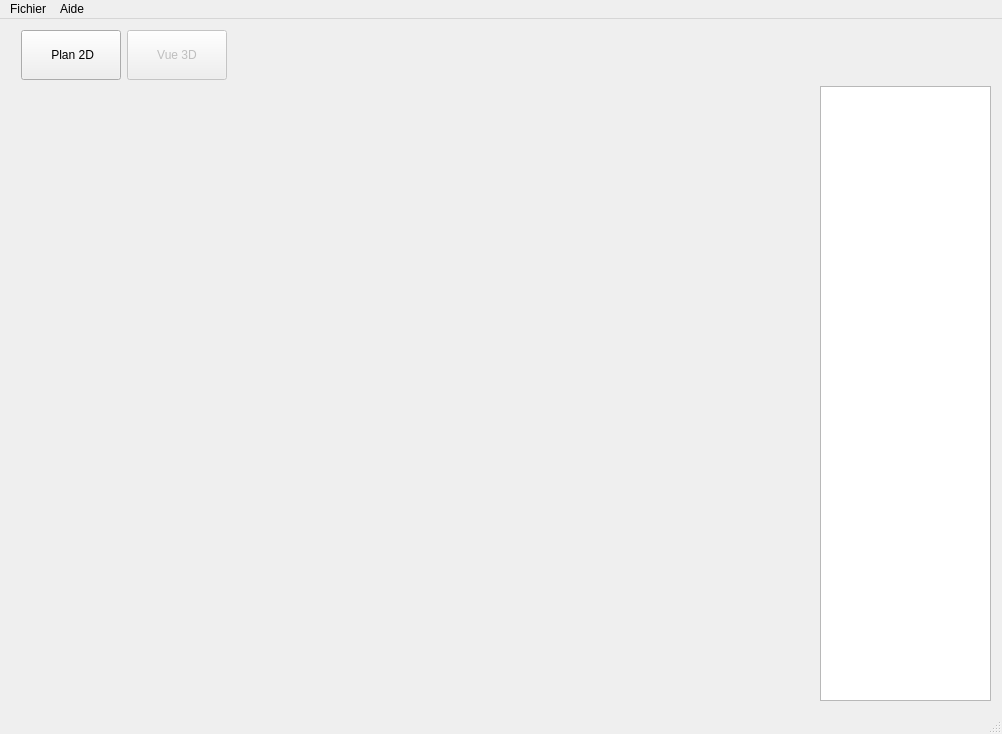
<?xml version="1.0" encoding="UTF-8"?>
<ui version="4.0">
 <class>MainWindow</class>
 <widget class="QMainWindow" name="MainWindow">
  <property name="geometry">
   <rect>
    <x>0</x>
    <y>0</y>
    <width>1002</width>
    <height>734</height>
   </rect>
  </property>
  <property name="windowTitle">
   <string>Home Creator 3D</string>
  </property>
  <property name="windowIcon">
   <iconset resource="Architecture3D.qrc">
    <normaloff>:/architecture.png</normaloff>:/architecture.png</iconset>
  </property>
  <widget class="QWidget" name="centralWidget">
   <layout class="QVBoxLayout" name="verticalLayout">
    <item>
     <layout class="QHBoxLayout" name="horizontalLayout">
      <property name="leftMargin">
       <number>10</number>
      </property>
      <property name="topMargin">
       <number>0</number>
      </property>
      <item>
       <widget class="QPushButton" name="pushButton2D">
        <property name="minimumSize">
         <size>
          <width>100</width>
          <height>50</height>
         </size>
        </property>
        <property name="text">
         <string> Plan 2D</string>
        </property>
       </widget>
      </item>
      <item>
       <widget class="QPushButton" name="pushButton3D">
        <property name="enabled">
         <bool>false</bool>
        </property>
        <property name="minimumSize">
         <size>
          <width>100</width>
          <height>50</height>
         </size>
        </property>
        <property name="text">
         <string>Vue 3D</string>
        </property>
       </widget>
      </item>
      <item>
       <spacer name="horizontalSpacer">
        <property name="orientation">
         <enum>Qt::Horizontal</enum>
        </property>
        <property name="sizeHint" stdset="0">
         <size>
          <width>40</width>
          <height>20</height>
         </size>
        </property>
       </spacer>
      </item>
     </layout>
    </item>
    <item>
     <layout class="QHBoxLayout" name="horizontalLayout_2">
      <property name="sizeConstraint">
       <enum>QLayout::SetDefaultConstraint</enum>
      </property>
      <property name="topMargin">
       <number>0</number>
      </property>
      <item>
       <widget class="GLViewer" name="widget" native="true">
        <property name="sizePolicy">
         <sizepolicy hsizetype="Expanding" vsizetype="Expanding">
          <horstretch>0</horstretch>
          <verstretch>0</verstretch>
         </sizepolicy>
        </property>
        <property name="minimumSize">
         <size>
          <width>800</width>
          <height>600</height>
         </size>
        </property>
        <property name="sizeIncrement">
         <size>
          <width>0</width>
          <height>0</height>
         </size>
        </property>
        <property name="baseSize">
         <size>
          <width>0</width>
          <height>0</height>
         </size>
        </property>
       </widget>
      </item>
      <item>
       <widget class="QTreeWidget" name="treeWidget">
        <property name="enabled">
         <bool>true</bool>
        </property>
        <property name="minimumSize">
         <size>
          <width>171</width>
          <height>0</height>
         </size>
        </property>
        <property name="maximumSize">
         <size>
          <width>171</width>
          <height>16777215</height>
         </size>
        </property>
        <property name="iconSize">
         <size>
          <width>80</width>
          <height>80</height>
         </size>
        </property>
        <attribute name="headerVisible">
         <bool>false</bool>
        </attribute>
        <attribute name="headerStretchLastSection">
         <bool>true</bool>
        </attribute>
        <column>
         <property name="text">
          <string>Menu</string>
         </property>
        </column>
       </widget>
      </item>
     </layout>
    </item>
   </layout>
  </widget>
  <widget class="QMenuBar" name="menuBar">
   <property name="geometry">
    <rect>
     <x>0</x>
     <y>0</y>
     <width>1002</width>
     <height>26</height>
    </rect>
   </property>
   <widget class="QMenu" name="menuFichier">
    <property name="title">
     <string>Fichier</string>
    </property>
    <addaction name="actionNouveau"/>
    <addaction name="actionOuvrir"/>
    <addaction name="actionSauvegarder"/>
    <addaction name="separator"/>
    <addaction name="actionQuitter"/>
   </widget>
   <widget class="QMenu" name="menuAide">
    <property name="title">
     <string>Aide</string>
    </property>
    <addaction name="actionAide"/>
    <addaction name="action_propos"/>
   </widget>
   <addaction name="menuFichier"/>
   <addaction name="menuAide"/>
  </widget>
  <widget class="QStatusBar" name="statusBar"/>
  <action name="actionQuitter">
   <property name="text">
    <string>Quitter</string>
   </property>
  </action>
  <action name="actionOuvrir">
   <property name="text">
    <string>Ouvrir</string>
   </property>
  </action>
  <action name="actionSauvegarder">
   <property name="text">
    <string>Enregistrer</string>
   </property>
  </action>
  <action name="actionNouveau">
   <property name="text">
    <string>Nouveau</string>
   </property>
  </action>
  <action name="actionAide">
   <property name="text">
    <string>Aide</string>
   </property>
  </action>
  <action name="action_propos">
   <property name="text">
    <string>À propos</string>
   </property>
  </action>
 </widget>
 <layoutdefault spacing="6" margin="11"/>
 <customwidgets>
  <customwidget>
   <class>GLViewer</class>
   <extends>QWidget</extends>
   <header>glviewer.h</header>
   <container>1</container>
  </customwidget>
 </customwidgets>
 <resources>
  <include location="Architecture3D.qrc"/>
 </resources>
 <connections/>
</ui>
